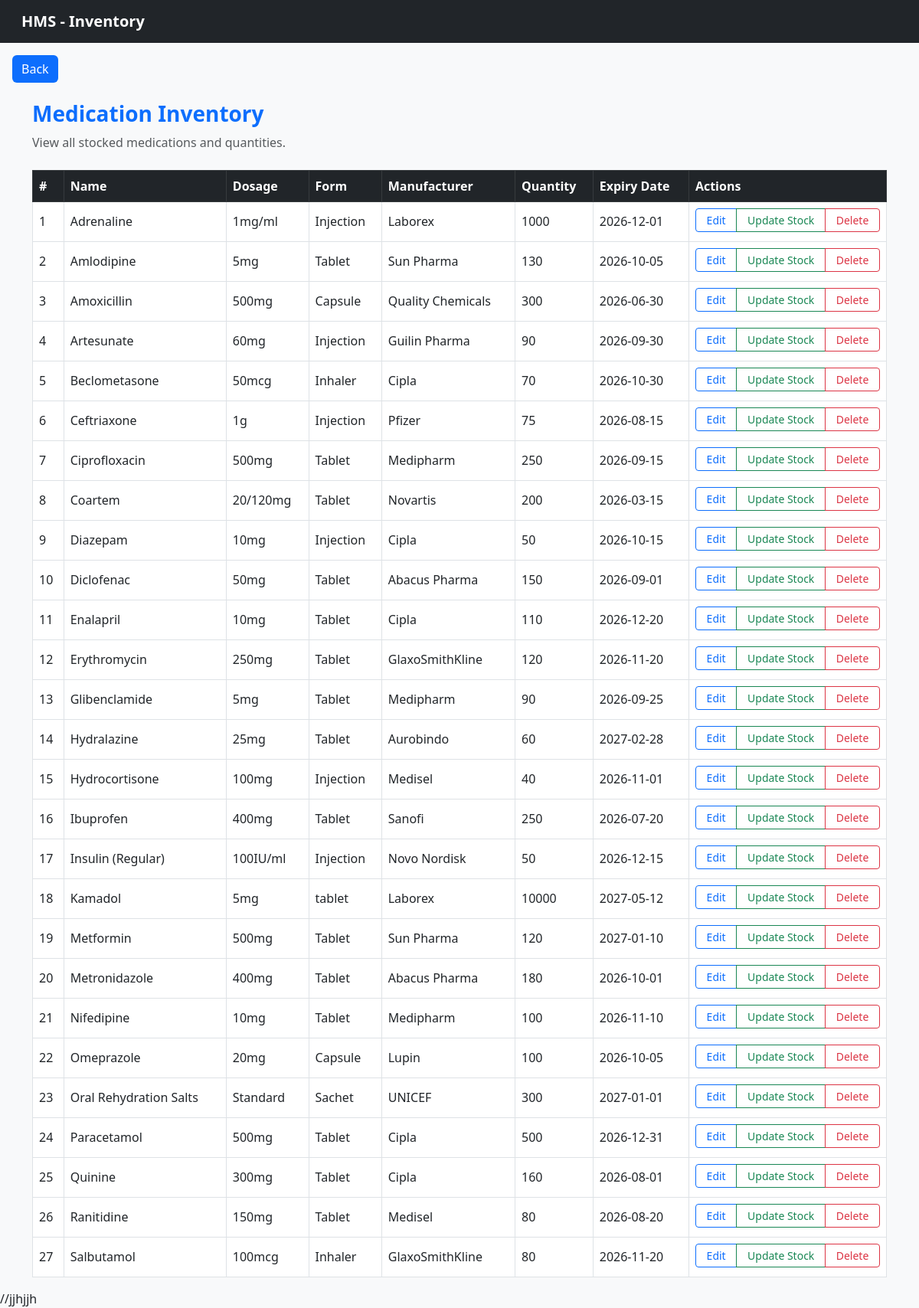
Page /pharmacist/inventory (signed in) on the committed database.
### tables this page shows
CREATE TABLE medications (
            id INTEGER PRIMARY KEY,
            name TEXT NOT NULL,
            dosage TEXT NOT NULL,
            form TEXT,
            manufacturer TEXT,
            expiry_date TEXT,
            quantity_in_stock INTEGER NOT NULL,
            created_at TEXT
        );

### routes/pharmacist_routes.py (the view)
@pharmacist_bp.route('/inventory')
def view_inventory():
    if not is_pharmacist():
        flash('Access denied.', 'danger')
        return redirect(url_for('auth.role_login'))
    conn = get_db_connection()
    conn.row_factory = sqlite3.Row
    cursor = conn.cursor()
    cursor.execute("""
        SELECT id, name, dosage, form, manufacturer, expiry_date, quantity_in_stock
        FROM medications
        ORDER BY name ASC
    """)
    medications = cursor.fetchall()
    conn.close()
    return render_template('pharmacist/inventory.html', medications=medications)

### routes/pharmacist_routes.py (called while the page is built)
def is_pharmacist():
    return session.get('user_id') and session.get('role', '').upper() == 'PHARMACIST'

### utils/db.py (called while the page is built)
def get_db_connection():
    db_path = os.path.join(os.path.dirname(__file__), '..', 'hospital.db')
    db_path = os.path.abspath(db_path)  # ensures full path
    conn = sqlite3.connect(db_path)
    conn.row_factory = sqlite3.Row  # allows dict-like access
    return conn

### templates/pharmacist/inventory.html (shortened to what this page needs)
<!DOCTYPE html>
<html lang="en">
<head>
  <link href="https://cdn.jsdelivr.net/npm/bootstrap@5.3.0/dist/css/bootstrap.min.css" rel="stylesheet">
</head>
<body>
<nav class="navbar navbar-expand-lg navbar-dark bg-dark">
  <div class="container-fluid">
    <span class="navbar-brand fw-bold">HMS - Inventory</span>
  </div>
</nav>
<a class="btn back-button" href="{{ url_for('pharmacist.pharmacist_dashboard') }}">Back</a>
<div class="container mt-4">
  <h3 class="fw-bold text-primary">Medication Inventory</h3>
  <p class="text-muted">View all stocked medications and quantities.</p>
  {% if medications %}
  <div class="table-responsive mt-4">
    <table class="table table-bordered table-hover align-middle">
      <thead class="table-dark">
        <tr>
          <th>#</th>
          <th>Name</th>
          <th>Dosage</th>
          <th>Form</th>
          <th>Manufacturer</th>
          <th>Quantity</th>
          <th>Expiry Date</th>
          <th>Actions</th>
        </tr>
      </thead>
      <tbody>
        {% for med in medications %}
        <tr class="{% if med['quantity_in_stock'] < 10 %}table-warning{% endif %}">
          <td>{{ loop.index }}</td>
          <td>{{ med['name'] }}</td>
          <td>{{ med['dosage'] }}</td>
          <td>{{ med['form'] }}</td>
          <td>{{ med['manufacturer'] }}</td>
          <td>{{ med['quantity_in_stock'] }}</td>
          <td>{{ med['expiry_date'] }}</td>
          <td>
            <div class="btn-group d-flex flex-wrap" role="group">
              <a href="{{ url_for('pharmacist.edit_medication', med_id=med['id']) }}" class="btn btn-sm btn-outline-primary flex-fill mb-1">Edit</a>
              <a href="{{ url_for('pharmacist.update_stock', med_id=med['id']) }}" class="btn btn-sm btn-outline-success flex-fill mb-1">Update Stock</a>
              <a href="{{ url_for('pharmacist.delete_medication', med_id=med['id']) }}" class="btn btn-sm btn-outline-danger flex-fill mb-1">Delete</a>
            </div>
          </td>
        </tr>
        {% endfor %}
      </tbody>
    </table>
  </div>
  {% else %}
  <div class="alert alert-secondary mt-4">No medications found in inventory.</div>
  {% endif %}
</div>
</body>
</html>

### templates/pharmacist/inventory.html (style rules this page uses)
body { background-color: #f8f9fa; }
.navbar { padding: 0.5rem 1rem; }
.back-button { margin-top: 1rem; margin-left: 1rem; background-color: #0d6efd; color: white; border: none; }
h3 { margin-top: 1rem; }
.table td, .table th { vertical-align: middle; }
.btn-group.d-flex .btn { flex: 1 1 auto; }

### rows in the picture
medications: name "Adrenaline", dosage "1mg/ml", form "Injection", manufacturer "Laborex", quantity_in_stock "1000", expiry_date "2026-12-01"
medications: name "Amlodipine", dosage "5mg", form "Tablet", manufacturer "Sun Pharma", quantity_in_stock "130", expiry_date "2026-10-05"
medications: name "Amoxicillin", dosage "500mg", form "Capsule", manufacturer "Quality Chemicals", quantity_in_stock "300", expiry_date "2026-06-30"
medications: name "Artesunate", dosage "60mg", form "Injection", manufacturer "Guilin Pharma", quantity_in_stock "90", expiry_date "2026-09-30"
medications: name "Beclometasone", dosage "50mcg", form "Inhaler", manufacturer "Cipla", quantity_in_stock "70", expiry_date "2026-10-30"
medications: name "Ceftriaxone", dosage "1g", form "Injection", manufacturer "Pfizer", quantity_in_stock "75", expiry_date "2026-08-15"
medications: name "Ciprofloxacin", dosage "500mg", form "Tablet", manufacturer "Medipharm", quantity_in_stock "250", expiry_date "2026-09-15"
medications: name "Coartem", dosage "20/120mg", form "Tablet", manufacturer "Novartis", quantity_in_stock "200", expiry_date "2026-03-15"
medications: name "Diazepam", dosage "10mg", form "Injection", manufacturer "Cipla", quantity_in_stock "50", expiry_date "2026-10-15"
medications: name "Diclofenac", dosage "50mg", form "Tablet", manufacturer "Abacus Pharma", quantity_in_stock "150", expiry_date "2026-09-01"
medications: name "Enalapril", dosage "10mg", form "Tablet", manufacturer "Cipla", quantity_in_stock "110", expiry_date "2026-12-20"
medications: name "Erythromycin", dosage "250mg", form "Tablet", manufacturer "GlaxoSmithKline", quantity_in_stock "120", expiry_date "2026-11-20"
medications: name "Glibenclamide", dosage "5mg", form "Tablet", manufacturer "Medipharm", quantity_in_stock "90", expiry_date "2026-09-25"
medications: name "Hydralazine", dosage "25mg", form "Tablet", manufacturer "Aurobindo", quantity_in_stock "60", expiry_date "2027-02-28"
medications: name "Hydrocortisone", dosage "100mg", form "Injection", manufacturer "Medisel", quantity_in_stock "40", expiry_date "2026-11-01"
medications: name "Ibuprofen", dosage "400mg", form "Tablet", manufacturer "Sanofi", quantity_in_stock "250", expiry_date "2026-07-20"
medications: name "Insulin (Regular)", dosage "100IU/ml", form "Injection", manufacturer "Novo Nordisk", quantity_in_stock "50", expiry_date "2026-12-15"
medications: name "Kamadol", dosage "5mg", form "tablet", manufacturer "Laborex", quantity_in_stock "10000", expiry_date "2027-05-12"
medications: name "Metformin", dosage "500mg", form "Tablet", manufacturer "Sun Pharma", quantity_in_stock "120", expiry_date "2027-01-10"
medications: name "Metronidazole", dosage "400mg", form "Tablet", manufacturer "Abacus Pharma", quantity_in_stock "180", expiry_date "2026-10-01"
medications: name "Nifedipine", dosage "10mg", form "Tablet", manufacturer "Medipharm", quantity_in_stock "100", expiry_date "2026-11-10"
medications: name "Omeprazole", dosage "20mg", form "Capsule", manufacturer "Lupin", quantity_in_stock "100", expiry_date "2026-10-05"
medications: name "Oral Rehydration Salts", dosage "Standard", form "Sachet", manufacturer "UNICEF", quantity_in_stock "300", expiry_date "2027-01-01"
medications: name "Paracetamol", dosage "500mg", form "Tablet", manufacturer "Cipla", quantity_in_stock "500", expiry_date "2026-12-31"
medications: name "Quinine", dosage "300mg", form "Tablet", manufacturer "Cipla", quantity_in_stock "160", expiry_date "2026-08-01"
medications: name "Ranitidine", dosage "150mg", form "Tablet", manufacturer "Medisel", quantity_in_stock "80", expiry_date "2026-08-20"
medications: name "Salbutamol", dosage "100mcg", form "Inhaler", manufacturer "GlaxoSmithKline", quantity_in_stock "80", expiry_date "2026-11-20"
